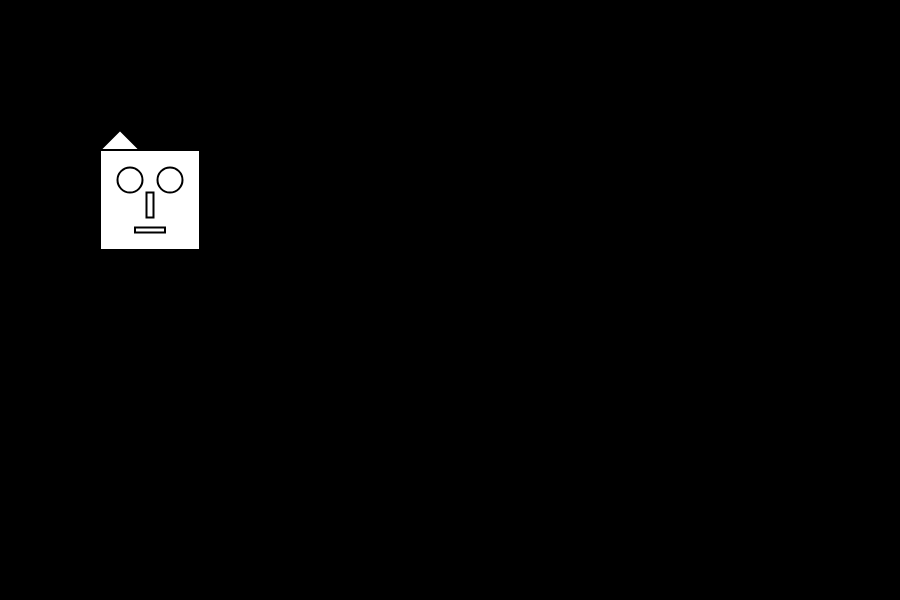
Frame 1 (no input)
Frame 60 (no input): identical to frame 1, image omitted
Frame 120 (the mouse pressed at the canvas centre since frame 60): identical to frame 1, image omitted

The p5.js sketch that drew this single still picture (run headless with seeded random() and noise() and a simulated clock; from frame 60 on, the mouse is pressed at the canvas centre):

// p5.js sketch
// ── sketch.js
function setup() {
    createCanvas(900, 600);
    background(0);
}

function draw() {
    /* background(0);
    fill(255, 0, 0);
    ellipse(mouseX, mouseY, 50, 50);
    text("This is 00-testPost", mouseX-50, mouseY-50); */
    drawCate(150, 200);
}

function drawCate(x, y){
    rectMode(CENTER); // draw a rect from the center, not the corners
    strokeWeight(2); // thickness of the lines

    rect(x, y, 100, 100); // face

    circle(x-20, y-20, 25, 10); // left eye
    circle(x+20, y-20, 25, 10); // right eye

    rect(x, y+5, 7, 25); // nose
    rect(x, y+30, 30, 5); // mouth

    triangle(x-50, y-50, x-30, y-70, x-10, y-50);
    //triangle(x-50, y-50, x-30, y-70, x-10, y-50);

}
